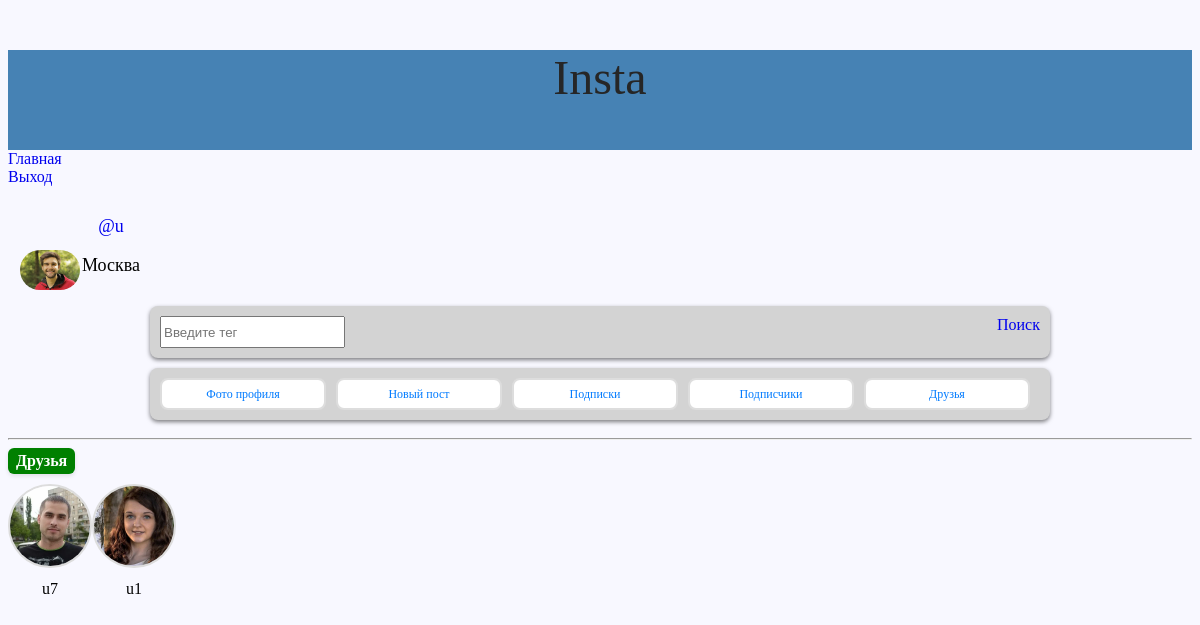
Screenshot of /user/frands/ (signed in) with the database file from the repository.
### photo_app/models.py (models this page shows, shortened)
class User(AbstractUser):
    email_validator = EmailValidator()
    phone_number = models.CharField(max_length=12, blank=True)
    email = models.EmailField(
        ("email address"),
        unique=False,
        blank=False,
        null=False,
        validators=[email_validator],
    )
    sity = models.CharField(max_length=12, blank=True)
    profile_picture = models.ImageField(
        upload_to="profile_pics/", blank=True, verbose_name="Фото профиля"
    )
    on_the_list = models.BooleanField(default=False)

### photo_app/views.py (the view)
# urls.py: path("user/frands/", frands, name="frands"),
def frands(request):
    print("< ---------------- Друзья ")
    try:
        user = request.user
        subscribed_to_ = get_subscribed_to(user)
        subscribed = get_subscriber(user)
        frands = get_user_friends(subscribed_to_, subscribed)
        return render(request, "other/frands.html", {"frands": frands})
    except Exception as e:
        print(e)

### photo_app/context_processors/context.py (called while the page is built)
def cart_user(request):
    if request.user.is_authenticated:
        username = User.objects.get(username=request.user.username)
        user_notification_komy = username.notification_komy.filter(
            is_read=False
        ).exists()
        if user_notification_komy:
            print("ЕСТЬ УВЕДОМЛЕНИЯ")
            notification = True
        else:
            print("НЕТ УВЕДОЛЕНИЙ")
            notification = False
        return {"user_context": username, "notification": notification}
    return {"x": 0}

def count_like(request):
    return {"count_like": 7777777}

### photo_app/processor/postgre_data.py (called while the page is built)
def get_subscribed_to(user):
    user = User.objects.get(username=user.username)
    return user.subscri_to_set.all()

def get_subscriber(user):
    user = User.objects.get(username=user.username)
    return user.subscri_set.all()

def get_user_friends(subscribed_to_, subscribed):
    subscribed_to = [subsc.subscriber for subsc in subscribed_to_]
    subscriber = [subsc.subscribed_to for subsc in subscribed]
    subscribers_set = set(subscribed_to)
    subscribed_set = set(subscriber)
    friends = subscribers_set.intersection(subscribed_set)
    return friends

### photo_app/templates/other/frands.html (shortened to what this page needs)
{% extends 'other/main.html' %}
{% block content %}
  <span class="styled-span">Друзья</span>
  <div class="wiget_user">
    {% for user in frands %}
      <div class="user-card">
        {% if user.profile_picture %}
          <div>
            <a href="{% url 'user_profile' user.username %}"><img src="{{ user.profile_picture.url }}" alt="{{ user.username }}" class="user-photo" /></a>
          </div>
        {% else %}
          <div>
            <a href="{% url 'user_profile' user.username %}"><div class="user-photo-placeholder">{{ user.username|slice:':1' }}</div></a>
          </div>
        {% endif %}
        <p class="user-name">{{ user.username }}</p>
      </div>
    {% endfor %}
  </div>
{% endblock %}

### photo_app/templates/other/cart_user.html (shortened to what this page needs)
<div class="user-widget">
  {% if user_context.profile_picture %}
    <div>
      <img class="user-widget-img" src="{{ user_context.profile_picture.url }}" alt="фото" width="50px" />
    </div>
  {% else %}
    <div>
      <img class="user-widget-img" src="/static/img/head.png" alt="фото" width="50" />
    </div>
  {% endif %}
  <div class="user-widget-info">
    <p class="user-widget-info-name">
      <a class="href_widget" href="{% url 'user_profile' user_context %}">@{{ user_context }}</a>
    </p>
    {% if user.sity != '' %}
      <p class="user-widget-info-title">{{ user_context.sity }}</p>
    {% endif %}
  </div>
</div>

### photo_app/templates/other/cart_user.html (style rules this page uses)
.user-widget-info, .href_widget { font-size: 1.5vw; }
.user-widget-img { border-radius: 50px; width: clamp(5vw, 2vw, 3.5vw); }
.user-widget { width: clamp(1.5vw, 1.5vw, 2.5vw); margin: 1vw; display: flex; align-items: flex-end; gap: 2px; }

### photo_app/templates/other/frands.html (style rules this page uses)
.styled-span { margin-bottom: 10px; display: inline-block; padding: 4px 8px; font-size: 16px; font-weight: bold; color: #fff; background-color: green; border-radius: 6px; box-shadow: 0 2px 4px rgba(0, 0, 0, 0.1); text-align: center; transition: background-color 0.3s ease; }
.wiget_user { display: flex; }
a { text-decoration: none; }
.user-card { display: flex; flex-direction: column; align-items: center; text-align: center; width: 100px; }
.user-photo { width: 80px; height: 80px; border-radius: 50%; object-fit: cover; border: 2px solid #ddd; }
.user-name { margin-top: 8px; font-size: 16px; }

### photo_app/templates/other/main.html (style rules this page uses)
.user-card { width: fit-content; }
a { width: fit-content; }
body { background-color: ghostwhite; }

### rows the page displays
User: profile_picture (picture), username "u", sity "Москва"
User: profile_picture (picture), username "u7"
User: profile_picture (picture), username "u1"
